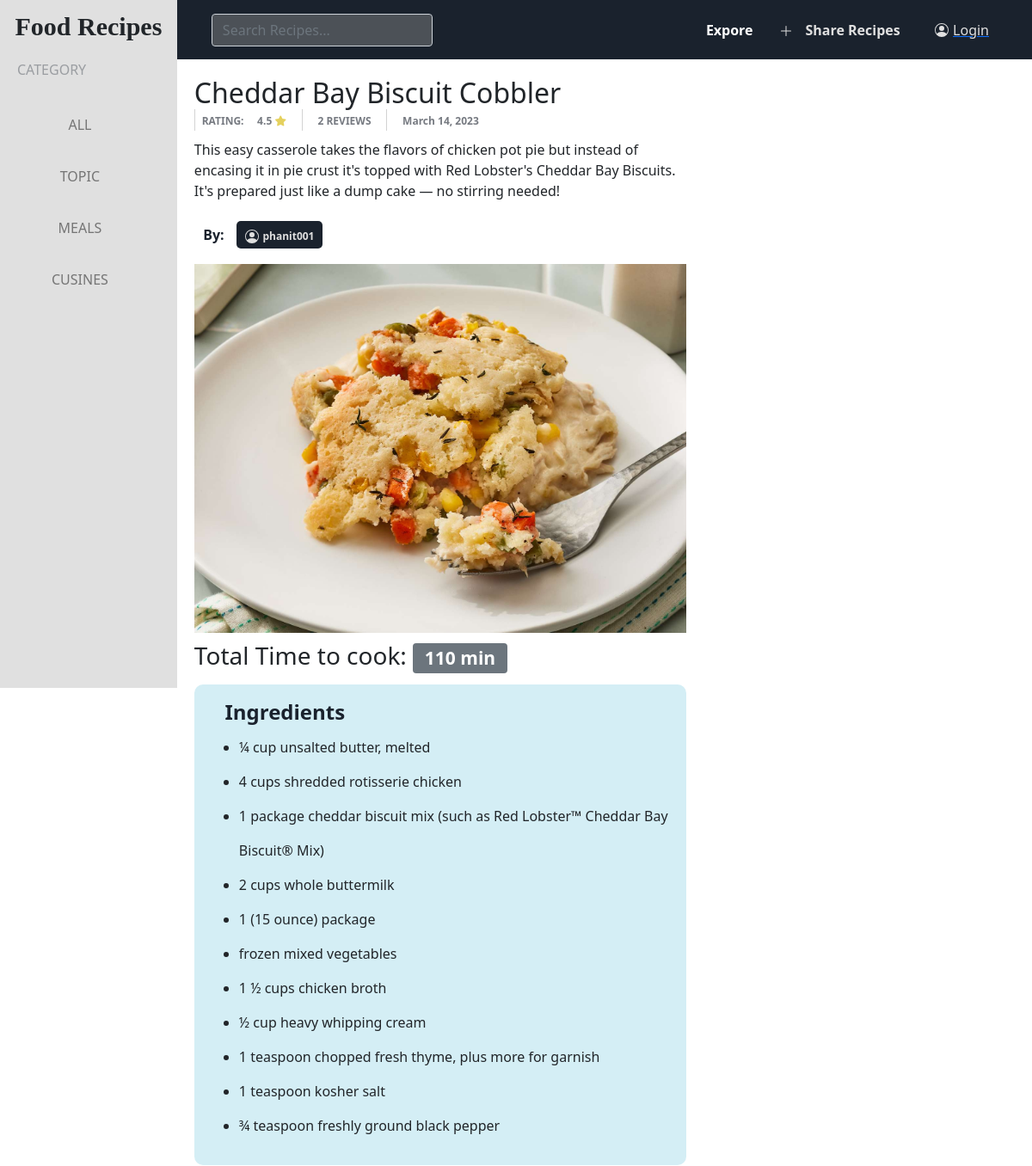
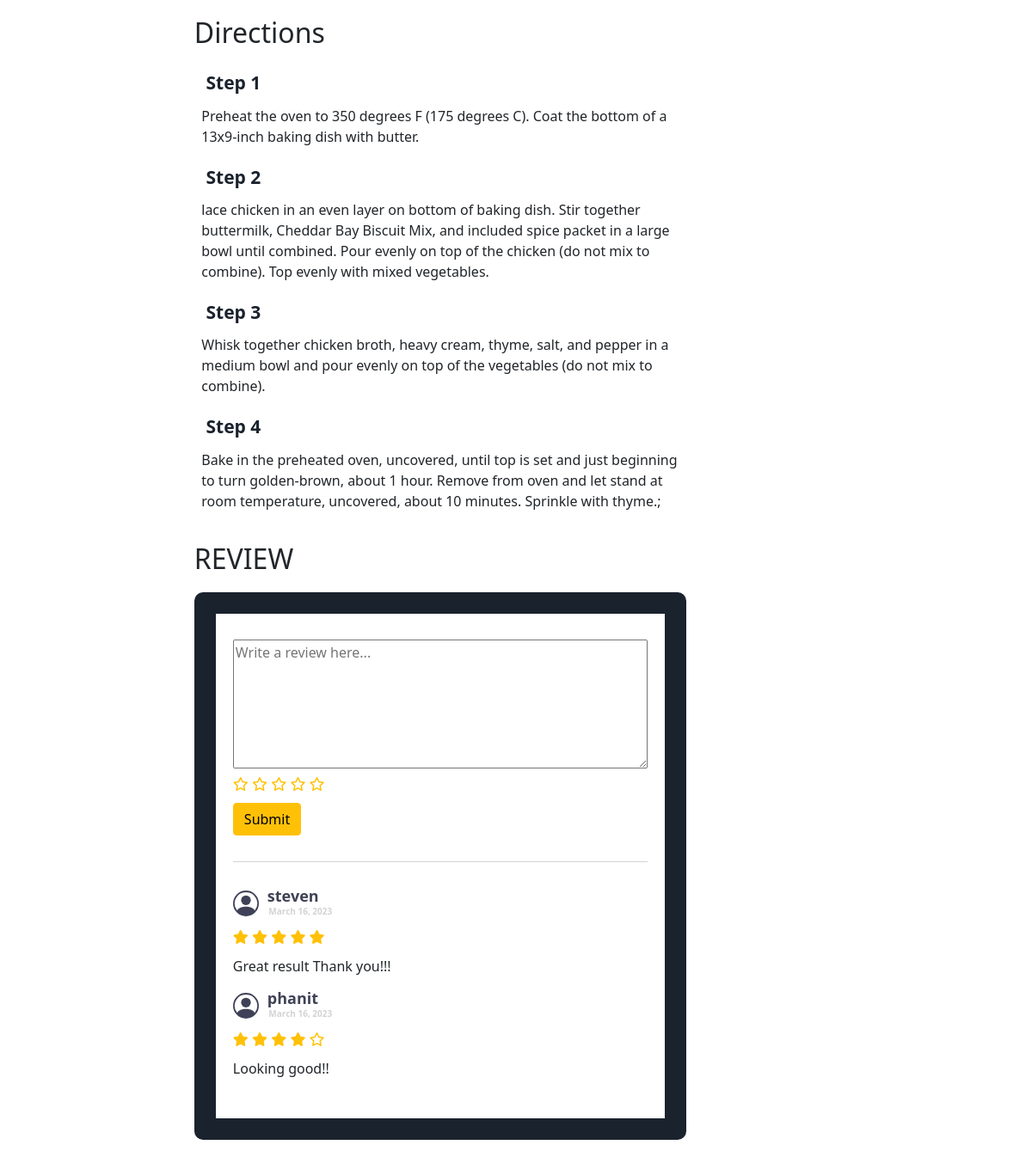
Page /recipe/15 on the committed database (2 pictures, top to bottom).
### base/models.py (models this page shows, shortened)
class Recipe(models.Model):
    user = models.ForeignKey("User", on_delete=models.CASCADE, related_name='recipe_user')
    create_at = models.DateField(default=timezone.localtime())
    title = models.TextField()
    description = models.TextField()
    ingredients = models.TextField()
    image = models.ImageField(null=True, upload_to='images/')
    directions = models.TextField()
    totalTime = models.IntegerField()
    categories = models.TextField(null=True)
    recipe_allergy_ingrediets = models.TextField(default=None, blank=True, null=True)
    recipe_favorite_ingrediets = models.TextField(default=None, blank=True, null=True)
    def rating(self):
        return self.recipe_review_rating.aggregate(avg_rating=Coalesce(Avg('rating'),0.0))
    def review(self):
        return self.recipe_review_rating.aggregate(count_review=Count('review'))

class User(AbstractUser):
    email = models.EmailField(unique=True, null=True)
    bio = models.TextField(default=None, blank=True, null=True)
    avatar = models.ImageField(default=None, blank=True, null=True)
    first_name = models.TextField(default=None, blank=True, null=True)
    last_name = models.TextField(default=None, blank=True, null=True)
    allergy_ingrediets = models.TextField(default=None, blank=True, null=True)
    favorite_ingrediets = models.TextField(default=None, blank=True, null=True)

class Review_Rating(models.Model):
    user = models.ForeignKey(User, null=False, on_delete=models.CASCADE, related_name="review_rating_user")
    review = models.TextField(null=False)
    rating = models.IntegerField(null=False)
    recipe = models.ForeignKey(Recipe, null=False, on_delete=models.CASCADE, related_name='recipe_review_rating')
    create_at = models.DateField(default=timezone.localtime())

### base/views.py (the view, shortened to what this page needs)
# urls.py: path("recipe/<int:recipeId>", views.recipe, name="recipe"),
def recipe(request, recipeId):
    reviewsRatingForm = reviews_rating_form(request.POST)
    try:
        recipe = Recipe.objects.get(id=recipeId)
        reviews_ratings_output = Review_Rating.objects.filter(recipe = recipe)
    except IntegrityError:
        return HttpResponseRedirect(reverse('index'))
    recipe.ingredients=recipe.ingredients.split(";")
    recipe.directions=recipe.directions.split("; Step")
    recipe.directions = [e[4:] for e in recipe.directions]
    recipe.directions[0] = recipe.directions[0][4:]
    newDirections = list()
    for i, v in enumerate(recipe.directions):
        newDirections.append({'value': v, 'index': i +1})
    save = False
    if request.user.is_authenticated:
        collectionName = CollectionName.objects.filter(user = request.user)
        for i in collectionName:
            if Collections.objects.filter(collection_name = i, recipe = recipe).exists():
                save = True
    return render(request, 'base/recipe.html', {'recipe': recipe,'newDirections':newDirections, 'reviewsRatingForm':reviewsRatingForm,"reviews_ratings_output":reviews_ratings_output, 'save': save})

### base/views.py
class reviews_rating_form(forms.Form):
    review = forms.CharField(widget = forms.Textarea(attrs={'placeholder': 'Write a review here...'}))
    rating = forms.IntegerField()
    rating.widget = forms.NumberInput()
    rating.widget.attrs = {"style": "display:none" ,'class':'ratingInput'}

### base/templates/base/recipe.html (shortened to what this page needs)
{% extends 'base/layout.html' %} {% load static %} {% block body %}
<div class="recipe_body" style="padding: 20px">
  <div class="recipe_post_container recipe_container">
    <h2>{{recipe.title}}</h2>
    <div class="recipe_post_divider">
      <div>
        <span class="badge text-bg-light">RATING: </span
        ><span class="badge text-bg-light"
          >{{recipe.rating.avg_rating}}
          <i class="rating__star fas fa-star" style="color: #dabd18b2"></i
        ></span>
      </div>
      <div style="padding-left: 10px">
        <span class="badge text-bg-light"
          >{{recipe.review.count_review}} REVIEWS</span
        >
      </div>
      <div style="padding-left: 10px">
        <span class="badge text-bg-light">{{recipe.create_at}}</span>
      </div>
    </div>
    <div class="recipe_post_description_container" style="margin-top: 10px">
      <p>{{recipe.description}}</p>
    </div>
    <div class="recipe_post_footer_container" style="margin-bottom: 20px">
      <span
        style="font-size: medium; color: #1a222d"
        class="badge text-bg-light"
        >By:
      </span>
      <a class="recipe_user_profile" href="{%url 'profile' recipe.user.id%}">
        <span style="color: #e0e0e0; padding: 0" class="badge text-bg-light"
          >{{recipe.user.username}}</span
        >
      </a>
    </div>
    <div class="image"><img src="{{recipe.image.url}}" /></div>
    <h3 style="margin-top: 10px">
      Total Time to cook:
      <span class="badge bg-secondary">{{recipe.totalTime}} min</span>
    </h3>
    <div class="recipe_ingredients_container">
      <h2>
        <span class="badge text-bg-light" style="color: #1a222d"
          >Ingredients</span
        >
      </h2>
      <ul class="ingredients_list">
        {% for ingredient in recipe.ingredients %}
        <li>{{ingredient}}</li>
        {% endfor %}
      </ul>
    </div>
    <div class="recipe_directions_container">
      <h2 style="margin: 20px 0">Directions</h2>
      {% for k in newDirections %}
      <h3>
        <span class="badge text-bg-light" style="color: #1a222d"
          >Step {{k.index}}</span
        >
      </h3>
      <p style="margin-left: 8.4px">{{k.value}}</p>
      {% endfor %}
    </div>
    <div class="reviews_form_container">
      <h2>REVIEW</h2>
      <div class="reviews_form_inner_container">
        <div class="reviews_form_inner_inner_container">
          <form
            action="{% url 'recipe' recipe.id%}"
            method="Post"
            style="
              padding-bottom: 30px;
              margin-bottom: 30px;
              border-bottom: 1px lightgray solid;
            "
          >
            {% csrf_token %} {{reviewsRatingForm.review}}
            <div class="rating">
              <i class="rating__star far fa-star"></i>
              <i class="rating__star far fa-star"></i>
              <i class="rating__star far fa-star"></i>
              <i class="rating__star far fa-star"></i>
              <i class="rating__star far fa-star"></i>
            </div>
            <button
              type="submit"
              class="btn btn-warning"
              style="margin-top: 10px"
            >
              Submit
            </button>
          </form>
          <div>
            {% for review_rating in reviews_ratings_output %}
            <div>
              <a
                class="recipe_user_profile"
                href="/"
                style="
                  text-decoration: none;
                  display: flex;
                  align-items: center;
                "
              >
                <div
                  style="
                    display: flex;
                    flex-direction: column;
                    align-items: flex-start;
                    margin-left: 5px;
                  "
                >
                  <span
                    style="color: #3f4156; padding: 0 5px; font-size: 18px"
                    class="badge text-bg-light"
                    >{{review_rating.user}}</span
                  >
                  <span
                    style="color: lightgray; font-size: 10px"
                    class="badge text-bg-light"
                    >{{review_rating.create_at}}</span
                  >
                </div>
              </a>
              <div class="" style="color: #ffc107; margin: 10px 0">
                {% if review_rating.rating == 5 %}
                <i class="fas fa-star"></i>
                <i class="fas fa-star"></i>
                <i class="fas fa-star"></i>
                <i class="fas fa-star"></i>
                <i class="fas fa-star"></i>
                {% elif review_rating.rating == 4 %}
                <i class="fas fa-star"></i>
                <i class="fas fa-star"></i>
                <i class="fas fa-star"></i>
                <i class="fas fa-star"></i>
                <i class="far fa-star"></i>
                {% elif review_rating.rating == 3 %}
                <i class="fas fa-star"></i>
                <i class="fas fa-star"></i>
                <i class="fas fa-star"></i>
                <i class="far fa-star"></i>
                <i class="far fa-star"></i>
                {% elif review_rating.rating == 2 %}
                <i class="fas fa-star"></i>
                <i class="fas fa-star"></i>
                <i class="far fa-star"></i>
                <i class="far fa-star"></i>
                <i class="far fa-star"></i>
                {% elif review_rating.rating == 1 %}
                <i class="fas fa-star"></i>
                <i class="far fa-star"></i>
                <i class="far fa-star"></i>
                <i class="far fa-star"></i>
                <i class="far fa-star"></i>
                {% elif review_rating.rating == 0 %}
                <i class="far fa-star"></i>
                <i class="far fa-star"></i>
                <i class="far fa-star"></i>
                <i class="far fa-star"></i>
                <i class="far fa-star"></i>
                {% endif %}
              </div>
              <p>{{review_rating.review}}</p>
            </div>
            {% endfor %}
          </div>
        </div>
      </div>
    </div>
  </div>
</div>
{% endblock %}

### base/static/base/styles.css (style rules this page uses)
body { min-height: 100vh; padding: 0; margin: 0; position: relative; }
.recipe_post_container { display: flex; flex-direction: column; width: 50%; }
.recipe_post_container .image img { width: 100%; }
.recipe_post_container h2 { margin: 0; }
.recipe_user_profile { text-decoration: none !important; color: #e0e0e0 !important; }
.recipe_post_divider { display: flex; flex-direction: row; gap: 10px; }
.recipe_post_divider div { border-left: 1px lightgray solid; }
.recipe_post_divider div span { color: rgba(26, 34, 45, 0.6); }
.recipe_post_footer_container { margin-top: 10px; }
.recipe_post_footer_container .recipe_user_profile { border-radius: 5px; background-color: #1a222d; padding: 5px 10px; }
.recipe_container { border: none; width: 60%; }
.recipe_ingredients_container { background-color: rgba(113, 198, 221, 0.3); border-radius: 10px; padding: 10px 20px; margin-top: 5px; }
.ingredients_list { line-height: 40px; }
.reviews_form_inner_container { background-color: #1a222d; padding: 25px; border-radius: 10px; margin-top: 20px; }
.reviews_form_inner_inner_container { background-color: white; padding: 30px 20px; }
.reviews_form_inner_inner_container textarea { width: 100%; height: 150px; }
.rating { width: 180px; }
.rating__star { cursor: pointer; color: #ffc107; }
.reviews_form_container { margin-top: 20px; }

### rows in the picture
Recipe: title "Cheddar Bay Biscuit Cobbler", rating.avg_rating "4.5", review.count_review "2", create_at "March 14, 2023", description "This easy casserole takes the flavors of chicken pot pie but instead of encasing it in pie crust it's topped with Red Lobster's Cheddar Bay Biscuits. It's prepared just like a dump cake — no stirring needed!", user.username "phanit001", image (picture), totalTime "110"
Review_Rating: user "steven", create_at "March 16, 2023", rating 5 (drawn), review "Great result Thank you!!!"
Review_Rating: user "phanit", create_at "March 16, 2023", rating 4 (drawn), review "Looking good!!"

### other values in the picture
{{ ingredient }} "¼ cup unsalted butter, melted" "4 cups shredded rotisserie chicken" "1 package cheddar biscuit mix (such as Red Lobster™ Cheddar Bay Biscuit® Mix)" "2 cups whole buttermilk" "1 (15 ounce) package" "frozen mixed vegetables" "1 ½ cups chicken broth" "½ cup heavy whipping cream" "1 teaspoon chopped fresh thyme, plus more for garnish" "1 teaspoon kosher salt" "¾ teaspoon freshly ground black pepper"
{{ k.index }} "1" "2" "3" "4"
{{ k.value }} "Preheat the oven to 350 degrees F (175 degrees C). Coat the bottom of a 13x9-inch baking dish with butter." "Whisk together chicken broth, heavy cream, thyme, salt, and pepper in a medium bowl and pour evenly on top of the vegetables (do not mix to combine)."
